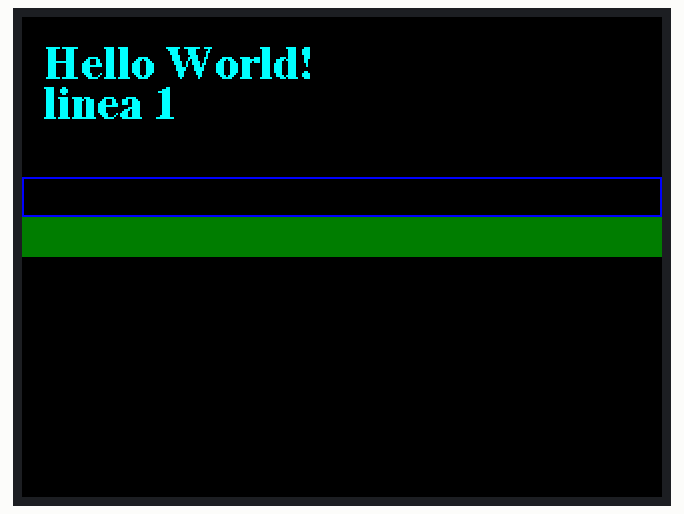
A program run on a simulated ESP32-S3. Shown: 320×240 colour display.

Above: at 0.3 s.

The program:

main.cpp
```cpp
#include <Arduino.h>
#include <Adafruit_GFX.h>
#include <Adafruit_ILI9341.h>
#include <SPI.h>
#include <Fonts/FreeSerifBold12pt7b.h>

#define TFT_CS   10
#define TFT_DC   7
#define TFT_MOSI 11
#define TFT_SCK 12
#define TFT_RESET  6
#define TFT_MISO  13

Adafruit_ILI9341 tft = Adafruit_ILI9341(TFT_CS, TFT_DC, TFT_MOSI, TFT_SCK, TFT_RESET, TFT_MISO);

void setup() {
  tft.begin();
  tft.setRotation(3);
  tft.fillScreen(ILI9341_BLACK);
}

void loop(void) {
  tft.setFont(&FreeSerifBold12pt7b);
  tft.setTextColor(ILI9341_CYAN);
  tft.setCursor(10, 30);
  tft.println("Hello World!");

  tft.setCursor(10, 50);
  tft.println("linea 1");

  tft.drawRect(0, 80, tft.width(), 20, ILI9341_BLUE);
  tft.fillRect(0, 100, tft.width(), 20, ILI9341_DARKGREEN);
}
```
